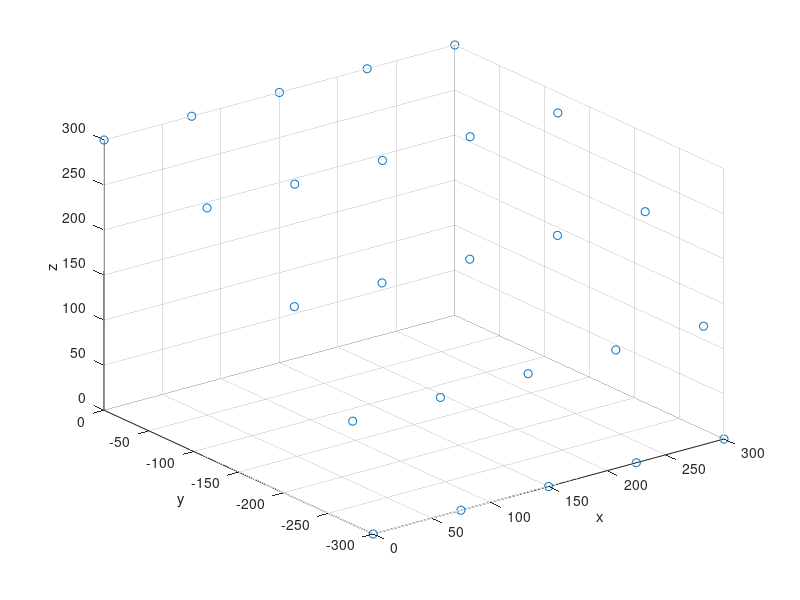

MATLAB code to generate this figure:
clear all;
close all;
clc;

R = 300;

Lx = 300;
Ly = 300;

start_angle = 0; %deg
tot_angle = 90;   %deg

Nelx=4;
Nely=4;
Nel = Nelx*Nely;

dx = Lx/Nelx;
% dy = Ly/Nely;
alpha = (tot_angle-start_angle)/Nely;

Nnodes = (Nelx+1)*(Nely+1);
Nnodesx = Nelx+1;
Nnodesy = Nely+1;

x_vec = zeros(Nnodes,1);
y_vec = zeros(Nnodes,1);
z_vec = zeros(Nnodes,1);
xyz_mat = zeros(Nnodes,3);

vertex_ID = zeros(Nnodes,1);

M_quad = zeros(Nel,4);
M_tri = zeros(2*Nel,3);

dy_old=0;

node_number = 1;
for i = 1:Nely+1
    for j = 1:Nelx+1
    
    curr_angle = (i-1)*alpha+start_angle;
    bi = R*cosd(curr_angle);
        
    x_vec(node_number,1) = (j-1)*dx;                        %x coordinate
    y_vec(node_number,1) = (R-bi)-R;                        %y coordinate
    z_vec(node_number,1) = sqrt(R^2-bi^2);      %z coordinate
    
    xyz_mat(node_number,1) = (j-1)*dx;
    xyz_mat(node_number,2) = (R-bi)-R;
    xyz_mat(node_number,3) = sqrt(R^2-bi^2);
    
    vertex_ID(node_number,1) = node_number;
    
    node_number = node_number+1;
    
    end

end
 
el_number = 1;
for ii = 1:Nely
    for jj = 1:Nelx
        
        M_quad(el_number,1)=(ii-1)*Nnodesx+jj;
        M_quad(el_number,2)=(ii-1)*Nnodesx+jj+1;
        M_quad(el_number,3)=(ii)*Nnodesx+jj+1;
        M_quad(el_number,4)=(ii)*Nnodesx+jj;
        
        
        M_tri(2*el_number-1,1)=(ii-1)*Nnodesx+jj;
        M_tri(2*el_number-1,2)=(ii-1)*Nnodesx+jj+1;
        M_tri(2*el_number-1,3)=(ii)*Nnodesx+jj;
        M_tri(2*el_number,1)=(ii-1)*Nnodesx+jj+1;
        M_tri(2*el_number,2)=(ii)*Nnodesx+jj+1;
        M_tri(2*el_number,3)=(ii)*Nnodesx+jj;
        
        
        el_number=el_number+1;
        
    end
end

M_quad_touse = M_quad-1;
M_tri_touse = M_tri-1;

figure
scatter3(x_vec,y_vec,z_vec)
xlabel('x')
ylabel('y')
zlabel('z')